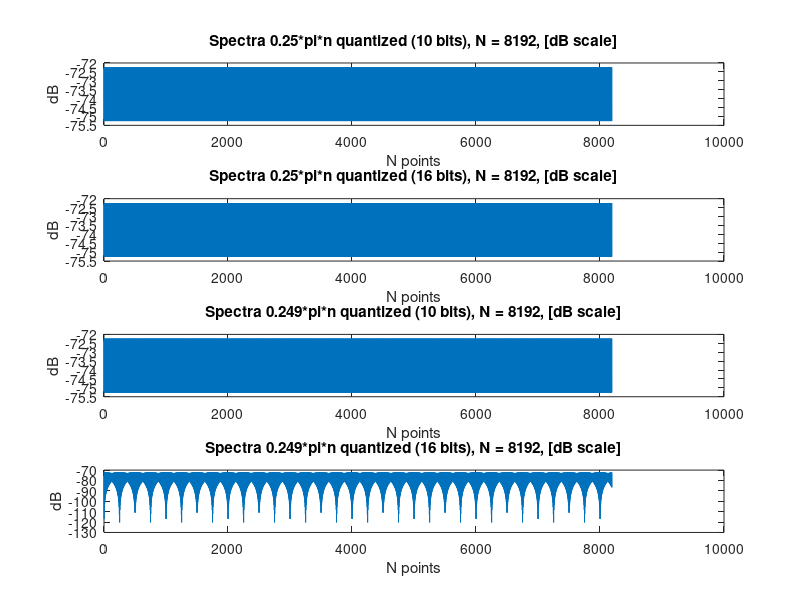
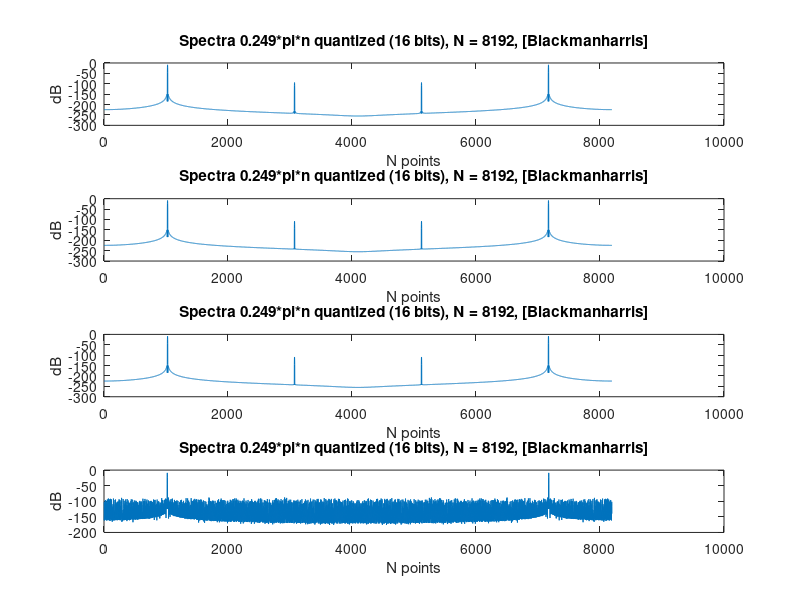

Reproduce these figures in MATLAB, in order.
N1 = 8192;
N2 = 10004;
N3 = 16384;
n1=0:(N1-1);
n2=0:(N2-1);
n3=0:(N3-1);

% "For both x(n) = cos(0.25*pi*n)"
x1 = cos(0.25*pi*n1);
x2 = cos(0.25*pi*n2);
x3 = cos(0.25*pi*n3);

% "and x(n) = cos(0.249*pi*n)"
x4 = cos(0.249*pi*n1);
x5 = cos(0.249*pi*n2);
x6 = cos(0.249*pi*n3);

% Quantaize samples to 10 bits
B = 10;
C = 16;
Y1 =  round(x1*2^(B-1))/2^(B-1); % 10 bits 0.25
Y2 =  round(x1*2^(C-1))/2^(C-1); % 16 bits 0.25


Y3 =  round(x1*2^(C-1))/2^(C-1); % 10 bits 0.249
Y4 =  round(x4*2^(B-1))/2^(B-1); % 16 bits 0.249

   



% compute the spectra for Q(x(n) = cos(0.25*pi*n))
L1 = 20*log10(2*abs(Y1)/N1); % 10 bits
L2 = 20*log10(2*abs(Y2)/N1); % 16 bits
% compute the spectra for Q(x(n) = cos(0.249*pi*n))
L3 = 20*log10(2*abs(Y3)/N1); % 10 bits
L4 = 20*log10(2*abs(Y4)/N1); % 16 bits

%Plot the spectra in dB scale
subplot(4,1,1);
plot(L1); %10 bits 0.25
title('Spectra 0.25*pi*n quantized (10 bits), N = 8192, [dB scale]')
xlabel('N points');
ylabel('dB');

subplot(4,1,2);
plot(L2);  %16 bits 0.25
title('Spectra 0.25*pi*n quantized (16 bits), N = 8192, [dB scale]')
xlabel('N points');
ylabel('dB');

subplot(4,1,3);
plot(L3); %10 bits 0.249
title('Spectra 0.249*pi*n quantized (10 bits), N = 8192, [dB scale]')
xlabel('N points');
ylabel('dB');

subplot(4,1,4);
plot(L4); %16 bits 0.249
title('Spectra 0.249*pi*n quantized (16 bits), N = 8192, [dB scale]')
xlabel('N points');
ylabel('dB');
figure();


%Define blackman-harris, fft for quantized signals
w1 = window(@blackmanharris,N1)';
X1=fft(Y1.*w1,N1); % 10 bits 0.25
X2=fft(Y2.*w1,N1); % 16 bits 0.25
X3=fft(Y3.*w1,N1); % 10 bits 0.249
X4=fft(Y4.*w1,N1); % 16 bits 0.249

%Compute spectra in dB scale, Not quantizeddB
L5 = 20*log10(2*abs(X1)/N1); % 10 bits 0.25
L6 = 20*log10(2*abs(X2)/N1); % 16 bits 0.25
L7 = 20*log10(2*abs(X3)/N1); % 10 bits 0.249
L8 = 20*log10(2*abs(X4)/N1); % 16 bits 0.249

%Plot the spectra in dB scale, with blackmanharris window
subplot(4,1,1); %10 bits 0.25
plot(L5);
title('Spectra 0.249*pi*n quantized (16 bits), N = 8192, [Blackmanharris]')
xlabel('N points');
ylabel('dB');

subplot(4,1,2); %16 bits 0.25
plot(L6);
title('Spectra 0.249*pi*n quantized (16 bits), N = 8192, [Blackmanharris]')
xlabel('N points');
ylabel('dB');

subplot(4,1,3);%10 bits 0.249
plot(L7);
title('Spectra 0.249*pi*n quantized (16 bits), N = 8192, [Blackmanharris]')
xlabel('N points');
ylabel('dB');

subplot(4,1,4);%16 bits 0.249
plot(L8);
title('Spectra 0.249*pi*n quantized (16 bits), N = 8192, [Blackmanharris]')
xlabel('N points');
ylabel('dB');

